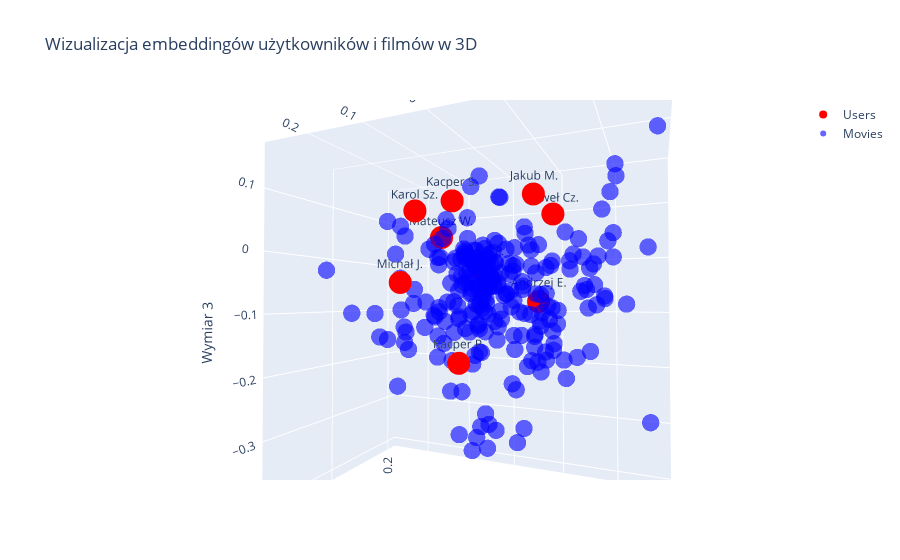

The cell this chart's notebook holds for it:
### Markdown cell above
# Wizualizacja
Wizualizacja wyników w przestrzeni 3D, zmniejszenie wymiarowości osadzeń za pomocą PCA

### Code cell
# Pobranie embeddingów z wytrenowanego modelu
user_embedding_layer = model.get_layer("User_Embedding")
movie_embedding_layer = model.get_layer("Movie_Embedding")

# Pobranie wag embeddingów
user_embeddings = user_embedding_layer.get_weights()[0]  # Macierz użytkowników
movie_embeddings = movie_embedding_layer.get_weights()[0]  # Macierz filmów

# Redukcja wymiarów do 3D za pomocą PCA
pca = PCA(n_components=3)
user_embeddings_3d = pca.fit_transform(user_embeddings)
movie_embeddings_3d = pca.transform(movie_embeddings)

# Mapowanie nazw użytkowników i filmów
user_names = {v: k for k, v in user_id_mapping.items()}  # Odwrócenie mapowania dla użytkowników
movie_names = {v: k for k, v in movie_id_mapping.items()}  # Odwrócenie mapowania dla filmów

# Wizualizacja za pomocą Plotly
fig = go.Figure()

# Dodanie użytkowników do wykresu
fig.add_trace(go.Scatter3d(
    x=user_embeddings_3d[:, 0],
    y=user_embeddings_3d[:, 1],
    z=user_embeddings_3d[:, 2],
    mode='markers+text',
    marker=dict(size=8, color='red'),
    text=[user_names[i] for i in range(len(user_names))],  # Nazwy użytkowników
    name='Users'
))

# Dodanie filmów do wykresu
fig.add_trace(go.Scatter3d(
    x=movie_embeddings_3d[:, 0],
    y=movie_embeddings_3d[:, 1],
    z=movie_embeddings_3d[:, 2],
    mode='markers',
    marker=dict(size=6, color='blue', opacity=0.6),
    text=[movie_names[i] for i in range(len(movie_names))],  # Nazwy filmów
    name='Movies',
    hoverinfo='text'
))

# Ustawienia wykresu
fig.update_layout(
    title="Wizualizacja embeddingów użytkowników i filmów w 3D",
    scene=dict(
        xaxis_title="Wymiar 1",
        yaxis_title="Wymiar 2",
        zaxis_title="Wymiar 3"
    ),
    showlegend=True,
    height=800  # Wysokość okna wykresu
)

# Wyświetlenie wykresu
fig.show()

### Figure 1 — Plotly figure (JSON) as saved in the notebook; plotly's stock layout.template omitted (floating-point values rounded to 4 significant figures; data arrays with more than 128 entries replaced by an {"elided": "..."} marker saying what was removed)
{"data": [{"marker": {"color": "red", "size": 8}, "mode": "markers+text", "name": "Users", "text": ["Paweł Cz.", "Jakub P.", "Mateusz W.", "Kacper S.", "Jakub M.", "Karol Sz.", "Kacper P.", "Andrzej E.", "Michał J."], "type": "scatter3d", "x": [-0.005181, 0.09582, 0.04855, -0.1112, -0.03277, 0.007967, -0.1277, 0.1638, -0.0393], "y": [-0.1286, 0.02192, 0.08226, -0.009309, -0.1059, 0.1153, -0.02625, -0.0667, 0.1174], "z": [0.05272, -0.02122, 0.0363, 0.06329, 0.07961, 0.08036, -0.163, -0.08027, -0.04782]}, {"hoverinfo": "text", "marker": {"color": "blue", "opacity": 0.6, "size": 6}, "mode": "markers", "name": "Movies", "text": {"elided": "251 str values"}, "type": "scatter3d", "x": {"elided": "251 float values"}, "y": {"elided": "251 float values"}, "z": {"elided": "251 float values"}}], "layout": {"autosize": true, "scene": {"aspectmode": "auto", "aspectratio": {"x": 0.7774, "y": 1.119, "z": 1.149}, "camera": {"center": {"x": -0.1342, "y": 0.1025, "z": 0.1197}, "eye": {"x": -1.421, "y": -0.5243, "z": 0.09022}, "projection": {"type": "perspective"}, "up": {"x": 0, "y": 0, "z": 1}}, "xaxis": {"title": {"text": "Wymiar 1"}, "type": "linear"}, "yaxis": {"title": {"text": "Wymiar 2"}, "type": "linear"}, "zaxis": {"title": {"text": "Wymiar 3"}, "type": "linear"}}, "showlegend": true, "title": {"text": "Wizualizacja embeddingów użytkowników i filmów w 3D"}}}
